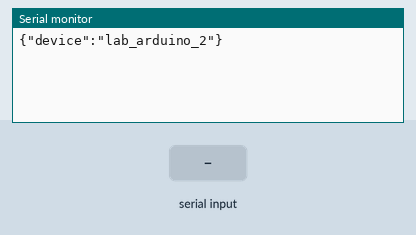
Bench run of a sketch on a simulated Arduino Uno, built with avr-gcc and run on an emulated ATmega328P. Shown: the last lines printed to the serial monitor. Inputs (shaded band) come from the test bench.

Above: at 1.2 s.
1.3 s: "1\n" received over Serial
At 2.5 s:
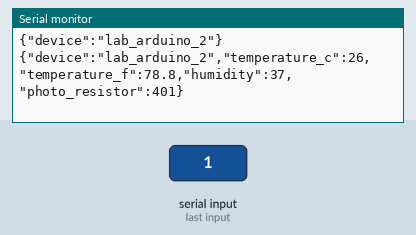
2.8 s: "0\n" received over Serial
At 3.6 s:
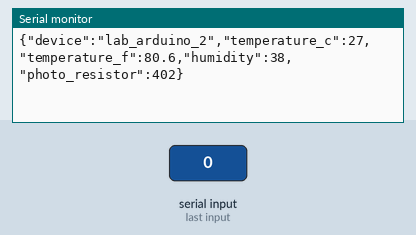
4.3 s: "2\n" received over Serial
At 4.7 s:
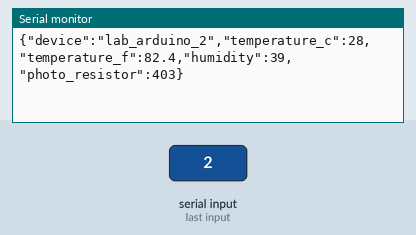

The sketch:

multi.ino
```cpp
#include <ArduinoJson.h>
StaticJsonDocument<128> doc;

String input;

float temperature = 25.0;
int light = 400;
int humid = 36;

void setup()
{
  Serial.begin(9600);
  doc["device"] = "lab_arduino_2";
  serializeJson(doc, Serial);
  Serial.println();
}

void loop()
{
  if (Serial.available())
  {
    temperature++;
    humid++;
    light++;
    input = Serial.readStringUntil('\n');
    doc["device"] = "lab_arduino_2";
    doc["temperature_c"] = temperature;
    doc["temperature_f"] = (temperature * 9.0) / 5.0 + 32.0;
    doc["humidity"] = humid;
    doc["photo_resistor"] = light;
    serializeJson(doc, Serial);
    Serial.println();
  }
}
```

Measured:
- after the input at 1.3 s, the serial monitor: prints a new line at once (image 1)
- after the input at 2.8 s, the serial monitor: prints a new line at once (image 2)
- after the input at 4.3 s, the serial monitor: prints a new line at once (image 3)
